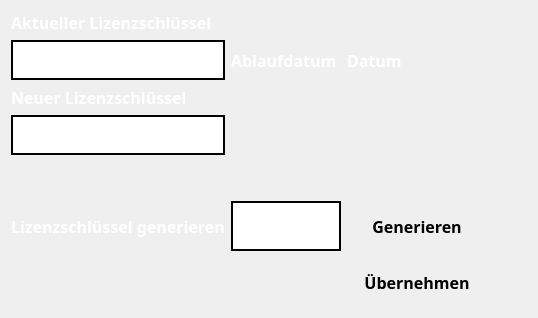
     <widget class="QWidget" name="tab_5">
      <attribute name="title">
       <string>Lizenz</string>
      </attribute>
      <layout class="QGridLayout" name="gridLayout_8">
       <item row="6" column="2">
        <widget class="QPushButton" name="pushButton_5">
         <property name="minimumSize">
          <size>
           <width>140</width>
           <height>50</height>
          </size>
         </property>
         <property name="font">
          <font>
           <family>VW Head CarUI</family>
           <pointsize>12</pointsize>
           <weight>75</weight>
           <bold>true</bold>
          </font>
         </property>
         <property name="styleSheet">
          <string notr="true">QPushButton{
background: qlineargradient(x1: 0, y1: 0, x2: 0, y2: 1,
                     stop: 0 #c8def3, stop: 0.4 #79aee2,
                     stop: 0.5 #6fa3d6, stop: 1.0 #6798c7);
color:rgb(0, 0, 0);
border-style:outset;
}
QPushButton:hover{
background: qlineargradient(x1: 0, y1: 0, x2: 0, y2: 1,
                     stop: 0 #6798c7, stop: 0.4 #6fa3d6,
                     stop: 0.5 #79aee2, stop: 1.0 #c8def3);
border-style:outset;
border-width:3px;
border-color:rgb(46, 87, 143);
}
QPushButton:pressed{
background-color: rgb(200, 222, 243);
border-style:inset;
}
</string>
         </property>
         <property name="text">
          <string>Übernehmen</string>
         </property>
        </widget>
       </item>
       <item row="1" column="2">
        <widget class="QLabel" name="label_30">
         <property name="font">
          <font>
           <family>VW Head CarUI</family>
           <pointsize>12</pointsize>
           <weight>75</weight>
           <bold>true</bold>
          </font>
         </property>
         <property name="styleSheet">
          <string notr="true">color:rgb(255,255,255)</string>
         </property>
         <property name="text">
          <string>Datum</string>
         </property>
        </widget>
       </item>
       <item row="2" column="3">
        <spacer name="horizontalSpacer_17">
         <property name="orientation">
          <enum>Qt::Horizontal</enum>
         </property>
         <property name="sizeHint" stdset="0">
          <size>
           <width>40</width>
           <height>20</height>
          </size>
         </property>
        </spacer>
       </item>
       <item row="1" column="1">
        <widget class="QLabel" name="label_29">
         <property name="font">
          <font>
           <family>VW Head CarUI</family>
           <pointsize>12</pointsize>
           <weight>75</weight>
           <bold>true</bold>
          </font>
         </property>
         <property name="styleSheet">
          <string notr="true">color:rgb(255,255,255)</string>
         </property>
         <property name="text">
          <string>Ablaufdatum</string>
         </property>
        </widget>
       </item>
       <item row="1" column="0">
        <widget class="QLineEdit" name="lineEdit_9">
         <property name="minimumSize">
          <size>
           <width>0</width>
           <height>40</height>
          </size>
         </property>
         <property name="font">
          <font>
           <family>VW Head CarUI</family>
           <pointsize>12</pointsize>
           <weight>75</weight>
           <bold>true</bold>
          </font>
         </property>
         <property name="styleSheet">
          <string notr="true">QLineEdit{
background-color:rgb(255, 255, 255);
border-style:solid;
border-width:2px;
border-color: qlineargradient(x1: 0, y1: 0, x2: 0, y2: 1,
                     stop: 0 #c8def3, stop: 0.4 #8daac4,
                     stop: 0.5 #5085b5, stop: 1.0 #226eb3);
}
QLineEdit:hover{
background-color:rgb(255, 255, 255);
border-style:solid;
border-width:2px;
border-color: qlineargradient(x1: 0, y1: 0, x2: 0, y2: 1,
                     stop: 0 #6798c7, stop: 0.4 #6fa3d6,
                     stop: 0.5 #79aee2, stop: 1.0 #c8def3);
}</string>
         </property>
        </widget>
       </item>
       <item row="2" column="0">
        <widget class="QLabel" name="label_28">
         <property name="font">
          <font>
           <family>VW Head CarUI</family>
           <pointsize>12</pointsize>
           <weight>75</weight>
           <bold>true</bold>
          </font>
         </property>
         <property name="styleSheet">
          <string notr="true">color:rgb(255,255,255)</string>
         </property>
         <property name="text">
          <string>Neuer Lizenzschlüssel</string>
         </property>
        </widget>
       </item>
       <item row="3" column="0">
        <widget class="QLineEdit" name="lineEdit_10">
         <property name="minimumSize">
          <size>
           <width>0</width>
           <height>40</height>
          </size>
         </property>
         <property name="font">
          <font>
           <family>VW Head CarUI</family>
           <pointsize>12</pointsize>
           <weight>75</weight>
           <bold>true</bold>
          </font>
         </property>
         <property name="styleSheet">
          <string notr="true">QLineEdit{
background-color:rgb(255, 255, 255);
border-style:solid;
border-width:2px;
border-color: qlineargradient(x1: 0, y1: 0, x2: 0, y2: 1,
                     stop: 0 #c8def3, stop: 0.4 #8daac4,
                     stop: 0.5 #5085b5, stop: 1.0 #226eb3);
}
QLineEdit:hover{
background-color:rgb(255, 255, 255);
border-style:solid;
border-width:2px;
border-color: qlineargradient(x1: 0, y1: 0, x2: 0, y2: 1,
                     stop: 0 #6798c7, stop: 0.4 #6fa3d6,
                     stop: 0.5 #79aee2, stop: 1.0 #c8def3);
}</string>
         </property>
        </widget>
       </item>
       <item row="4" column="0">
        <spacer name="verticalSpacer_11">
         <property name="orientation">
          <enum>Qt::Vertical</enum>
         </property>
         <property name="sizeHint" stdset="0">
          <size>
           <width>20</width>
           <height>40</height>
          </size>
         </property>
        </spacer>
       </item>
       <item row="0" column="0">
        <widget class="QLabel" name="label_27">
         <property name="font">
          <font>
           <family>VW Head CarUI</family>
           <pointsize>12</pointsize>
           <weight>75</weight>
           <bold>true</bold>
          </font>
         </property>
         <property name="styleSheet">
          <string notr="true">color:rgb(255,255,255)</string>
         </property>
         <property name="text">
          <string>Aktueller Lizenzschlüssel</string>
         </property>
        </widget>
       </item>
       <item row="5" column="0">
        <widget class="QLabel" name="label_31">
         <property name="font">
          <font>
           <family>VW Head CarUI</family>
           <pointsize>12</pointsize>
           <weight>75</weight>
           <bold>true</bold>
          </font>
         </property>
         <property name="styleSheet">
          <string notr="true">color:rgb(255,255,255)</string>
         </property>
         <property name="text">
          <string>Lizenzschlüssel generieren</string>
         </property>
        </widget>
       </item>
       <item row="5" column="1">
        <widget class="QLineEdit" name="lineEdit_11">
         <property name="minimumSize">
          <size>
           <width>0</width>
           <height>50</height>
          </size>
         </property>
         <property name="styleSheet">
          <string notr="true">QLineEdit{
background-color:rgb(255, 255, 255);
border-style:solid;
border-width:2px;
border-color: qlineargradient(x1: 0, y1: 0, x2: 0, y2: 1,
                     stop: 0 #c8def3, stop: 0.4 #8daac4,
                     stop: 0.5 #5085b5, stop: 1.0 #226eb3);
}
QLineEdit:hover{
background-color:rgb(255, 255, 255);
border-style:solid;
border-width:2px;
border-color: qlineargradient(x1: 0, y1: 0, x2: 0, y2: 1,
                     stop: 0 #6798c7, stop: 0.4 #6fa3d6,
                     stop: 0.5 #79aee2, stop: 1.0 #c8def3);
}</string>
         </property>
        </widget>
       </item>
       <item row="5" column="2">
        <widget class="QPushButton" name="pushButton_6">
         <property name="minimumSize">
          <size>
           <width>140</width>
           <height>50</height>
          </size>
         </property>
         <property name="font">
          <font>
           <family>VW Head CarUI</family>
           <pointsize>12</pointsize>
           <weight>75</weight>
           <bold>true</bold>
          </font>
         </property>
         <property name="styleSheet">
          <string notr="true">QPushButton{
background: qlineargradient(x1: 0, y1: 0, x2: 0, y2: 1,
                     stop: 0 #c8def3, stop: 0.4 #79aee2,
                     stop: 0.5 #6fa3d6, stop: 1.0 #6798c7);
color:rgb(0, 0, 0);
border-style:outset;
}
QPushButton:hover{
background: qlineargradient(x1: 0, y1: 0, x2: 0, y2: 1,
                     stop: 0 #6798c7, stop: 0.4 #6fa3d6,
                     stop: 0.5 #79aee2, stop: 1.0 #c8def3);
border-style:outset;
border-width:3px;
border-color:rgb(46, 87, 143);
}
QPushButton:pressed{
background-color: rgb(200, 222, 243);
border-style:inset;
}
</string>
         </property>
         <property name="text">
          <string>Generieren</string>
         </property>
        </widget>
       </item>
      </layout>
     </widget>
